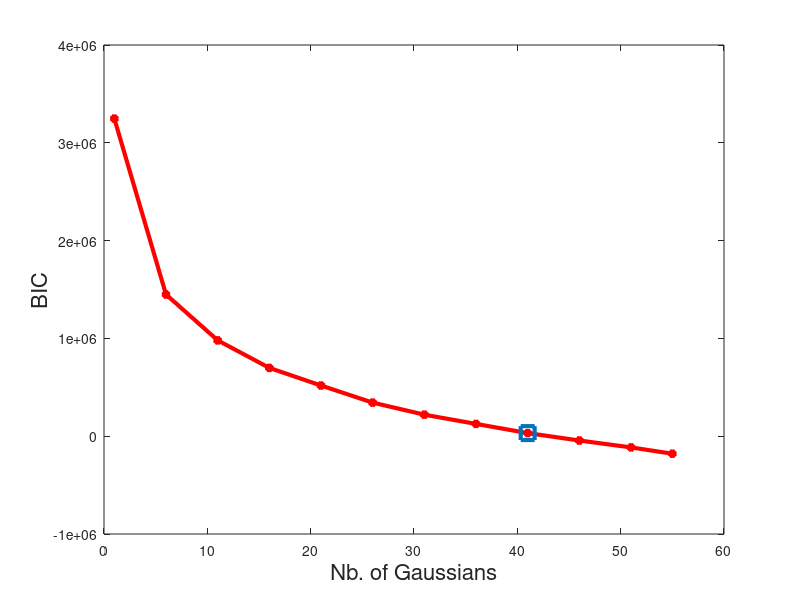

The MATLAB source for this figure:
function BICPlot()
load BICtrain0.mat;
x=[1,6,11,16,21,26,31,36,41,46,51,55];
plot(x,BICtrain,'r*-', 'LineWidth',3);hold on;
plot(41,BICtrain(end-3),'s','MarkerSize',10,'LineWidth',3);hold on;
xlabel('Nb. of Gaussians','FontSize',16);
ylabel('BIC', 'FontSize',16)

end

